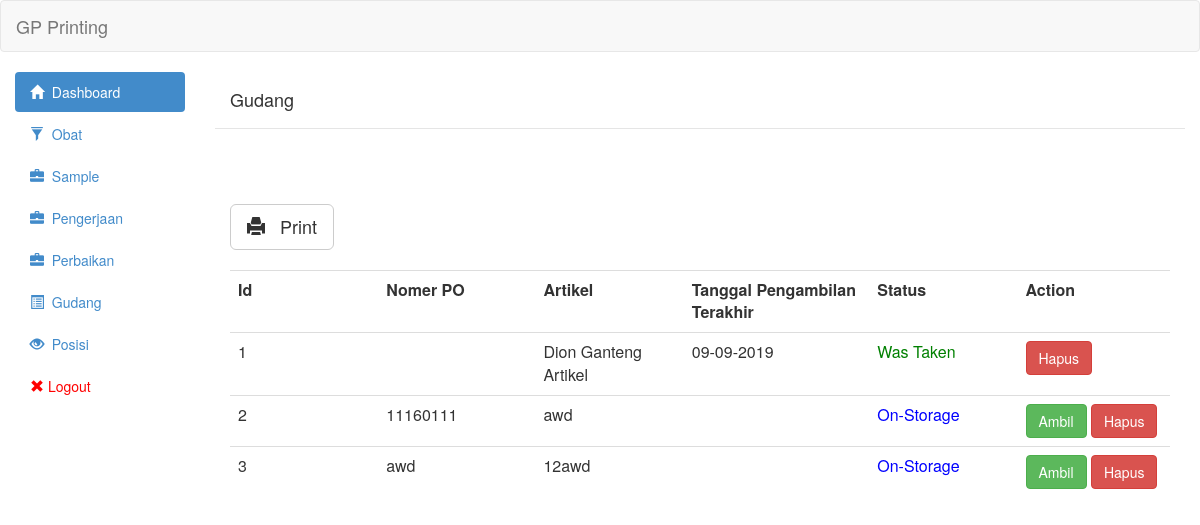
The app's page /view/gudang.php (signed in), older data.
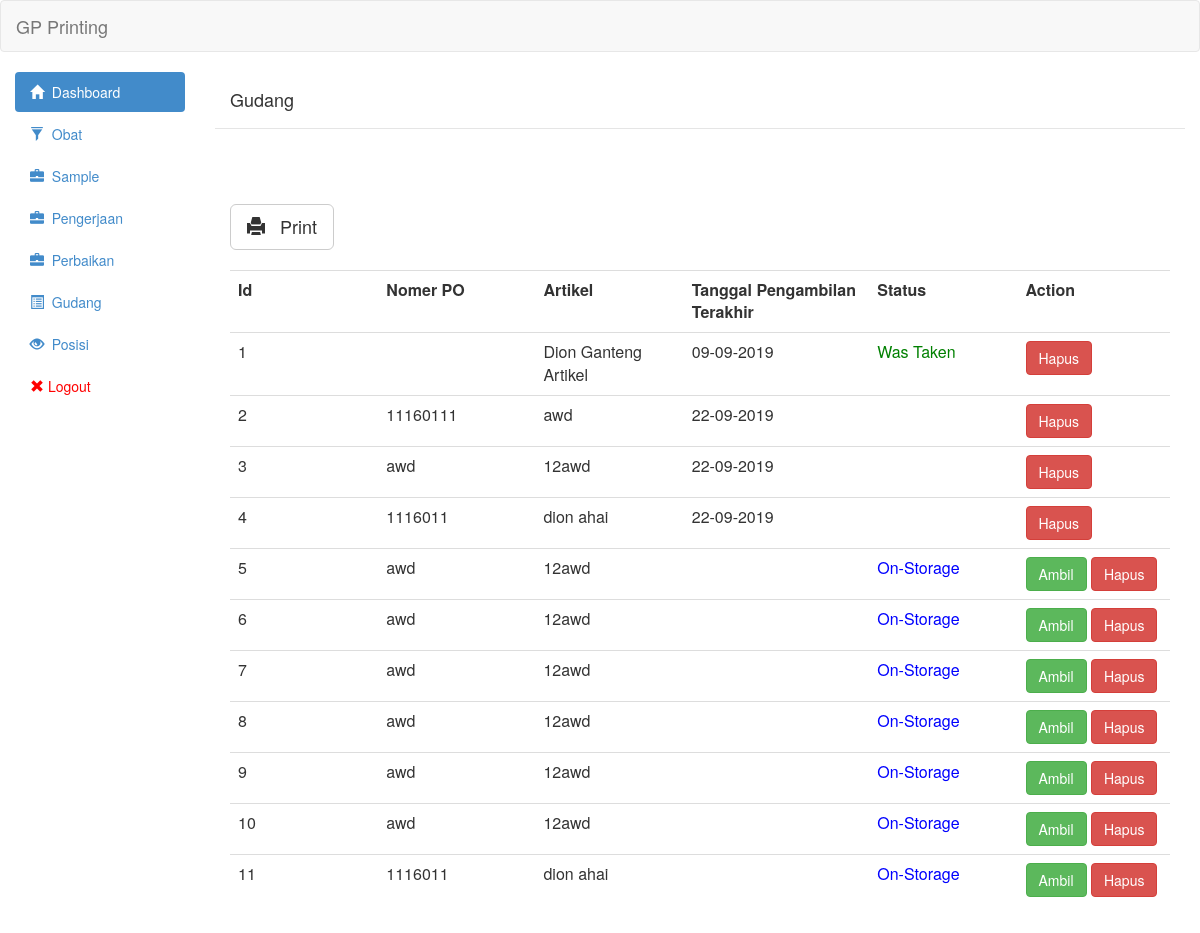
The same page, newer data.
### tables this page shows
CREATE TABLE `gudang` (
  `id` int(11) NOT NULL,
  `id_pengerjaan` int(11) NOT NULL,
  `nomor_po` varchar(255) NOT NULL,
  `qty_total` int(11) NOT NULL,
  `qty_sementara` int(11) NOT NULL,
  `qty_kurang` int(11) NOT NULL,
  `tgl_pengambilan` date NOT NULL,
  `keterangan` text NOT NULL,
  `status` int(11) NOT NULL
);

CREATE TABLE `sample` (
  `id` int(11) NOT NULL,
  `artikel` varchar(255) NOT NULL,
  `nomor_po` varchar(30) NOT NULL,
  `tgl` date NOT NULL,
  `tgl_selesai` date DEFAULT NULL,
  `tgl_naik_bahan` date DEFAULT NULL,
  `status` tinyint(1) NOT NULL DEFAULT 0,
  `biaya` int(11) NOT NULL
);

CREATE TABLE `pengerjaan` (
  `id` int(11) NOT NULL,
  `id_sample` int(11) NOT NULL,
  `nomor_po` varchar(255) NOT NULL,
  `tipe` int(11) NOT NULL,
  `tgl_mulai` date NOT NULL,
  `qty_sendiri` int(11) NOT NULL,
  `tgl_selesai_sendiri` date DEFAULT NULL,
  `qty_makloon` int(11) NOT NULL,
  `tgl_selesai_makloon` date DEFAULT NULL,
  `status` int(11) NOT NULL,
  `qty_awal` int(11) NOT NULL,
  `keterangan` text NOT NULL,
  `qty_akhir_makloon` int(11) NOT NULL,
  `qty_akhir_sendiri` int(11) NOT NULL,
  `jumlah_orang` int(11) NOT NULL,
  `jam_kerja` int(11) NOT NULL,
  `biaya_makloon` int(11) NOT NULL,
  `meja` int(11) NOT NULL,
  `tgl_naik_barang` date DEFAULT NULL
);

### controller/gudang/gudang_show.php (the view, shortened to what this page needs)
<?php
	include('../controller/config/linken.php');
	include('../controller/config/asset.php');
	$queryGetGudang = "SELECT gudang.id,pengerjaan.nomor_po,sample.artikel,gudang.id_pengerjaan,gudang.tgl_pengambilan,gudang.status,pengerjaan.status AS PS from gudang join pengerjaan on gudang.id_pengerjaan=pengerjaan.id join sample on pengerjaan.id_sample = sample.id ORDER BY gudang.id ASC";
	$resultGetGudang = mysqli_query($link,$queryGetGudang) or die(mysqli_error($link));
	 echo "<table class='table table-hover'><tr>
                        <th class='col-md-1'>Id</th>
                        <th class='col-md-1'>Nomer PO</th>
                        <th class='col-md-1'>Artikel</th>
                        <th class='col-md-1'>Tanggal Pengambilan Terakhir</th>
                        <th class='col-md-1'>Status</th>
                        <th class='col-md-1'>Action</th>
                        </tr>";
	while($row = mysqli_fetch_assoc($resultGetGudang)){
    if($row['tgl_pengambilan']=='0000-00-00'){
        $row['tgl_pengambilan']=null;
    }else{
         $row['tgl_pengambilan'] = date("d-m-Y",strtotime( $row['tgl_pengambilan']));
    }
	?>
                            <tr onclick='AjaxGetDetailGudang(<?php echo $row["id"]?>)'>
								<td><?php echo $row['id']?></td>
                                <td><?php echo $row['nomor_po']?></td>
                                <td><?php echo $row['artikel']?></td>
                                <td><?php echo $row['tgl_pengambilan']?></td>
                                <td><?php if($row['status']==0){
									echo "<span style='color:blue'>On-Storage</span>";
									}else if($row['status']==1){
										echo "<span style='color:green'>Was Taken</span>";
									}
								;?></td>
								<td>
                                <?php
                                if($row['status']==0){ ?>
                                <button onclick="ChangeStatusGudang(<?php echo $row["id"];?>)" class="btn btn-success">Ambil</button>
                                <?php }; ?>
                                <a class='btn btn-danger' href='controller/gudang/gudang_delete.php?id="<?php echo $row["id"];?>"'>Hapus</a></td>
                            </tr>
<?php
	}
	echo "</table>"
	?>

### controller/config/asset.php (shortened to what this page needs)
<?php
 echo '
   <script
			  src="https://code.jquery.com/jquery-3.4.1.js"
>
	</script>
        <script src="//code.jquery.com/ui/1.11.1/jquery-ui.js"></script>
        <link rel="stylesheet" type="text/css" href="http://ajax.googleapis.com/ajax/libs/jqueryui/1.8/themes/base/jquery-ui.css" />
	<script type="text/javascript" src="assets/js/bootstrap.js"></script>
	<link rel="stylesheet" type="text/css" href="assets/css/bootstrap.css">
	<link href="https://cdnjs.cloudflare.com/ajax/libs/select2/4.0.10/css/select2.min.css" rel="stylesheet" />
	<script src="https://cdnjs.cloudflare.com/ajax/libs/select2/4.0.10/js/select2.min.js"></script>
	';
?>

### view/header.php (shortened to what this page needs)
<?php
$path = $_SERVER['DOCUMENT_ROOT'].'/gp-printing';
include($path.'/controller/login/loginsession.php');
include($path.'/controller/config/asset.php');
?>
<!DOCTYPE html>
<html>
<body>
		<div class="navbar navbar-default">
		<div class="container-fluid">
			<div class="navbar-header">
				<a href="#" class="navbar-brand">GP Printing</a>
			</div>
		</div>
	</div>
<div class="col-md-2">
		<ul class="nav nav-pills nav-stacked">
			<li class="active"><a href="index.php"><span class="glyphicon glyphicon-home"></span>&nbsp;&nbsp;Dashboard</a></li>
            <li><a href="view/obat.php"><span class="glyphicon glyphicon-filter"></span>&nbsp;&nbsp;Obat</a></li>
			<li><a href="view/sample.php"><span class="glyphicon glyphicon-briefcase"></span>&nbsp;&nbsp;Sample</a></li>
			<li><a href="view/pengerjaan.php"><span class="glyphicon glyphicon-briefcase"></span>&nbsp;&nbsp;Pengerjaan</a></li>
            <li><a href="view/revisi.php"><span class="glyphicon glyphicon-briefcase"></span>&nbsp;&nbsp;Perbaikan</a></li>
            <li><a href="view/gudang.php"><span class="glyphicon glyphicon-list-alt"></span>&nbsp;&nbsp;Gudang</a></li>
			<li><a href="view/posisi.php"><span class="glyphicon glyphicon-eye-open"></span>&nbsp;&nbsp;Posisi</a></li>
            <li><a style="color:red;" href="controller/login/logout.php"><span class="glyphicon glyphicon-remove"></span >  Logout</a></li>
		</ul>
	</div>
	<div class="col-md-10">
</body>
</html>

### view/gudang.php (shortened to what this page needs)
<?php
include('header.php');
include('../controller/config/asset.php');
?>
<div class="modal-header">
    <h4 class="modal-title">Gudang</h4>
</div>
<div class="modal-body">
   <br />
   <br />
   <br>
<a class="btn btn-default btn-lg" href='controller/gudang/gudang_print.php'><span class="glyphicon glyphicon-print"></span>&nbsp;&nbsp; Print</a>
    <br><br>
<?php
	include '../controller/gudang/gudang_show.php';
?>

Row changes from the older to the newer data that the page shows:
changed gudang id 2: tgl_pengambilan (not shown) → "22-09-2019"; no longer shows "On-Storage Ambil"
changed gudang id 3: tgl_pengambilan (not shown) → "22-09-2019"; no longer shows "On-Storage Ambil"
added gudang: id "4", id_pengerjaan.nomor_po "1116011", sample.artikel "dion ahai", tgl_pengambilan "22-09-2019"
added gudang: id "5", id_pengerjaan.nomor_po "awd", sample.artikel "12awd", status "On-Storage"
added gudang: id "6", id_pengerjaan.nomor_po "awd", sample.artikel "12awd", status "On-Storage"
added gudang: id "7", id_pengerjaan.nomor_po "awd", sample.artikel "12awd", status "On-Storage"
added gudang: id "8", id_pengerjaan.nomor_po "awd", sample.artikel "12awd", status "On-Storage"
added gudang: id "9", id_pengerjaan.nomor_po "awd", sample.artikel "12awd", status "On-Storage"
added gudang: id "10", id_pengerjaan.nomor_po "awd", sample.artikel "12awd", status "On-Storage"
added gudang: id "11", id_pengerjaan.nomor_po "1116011", sample.artikel "dion ahai", status "On-Storage"
